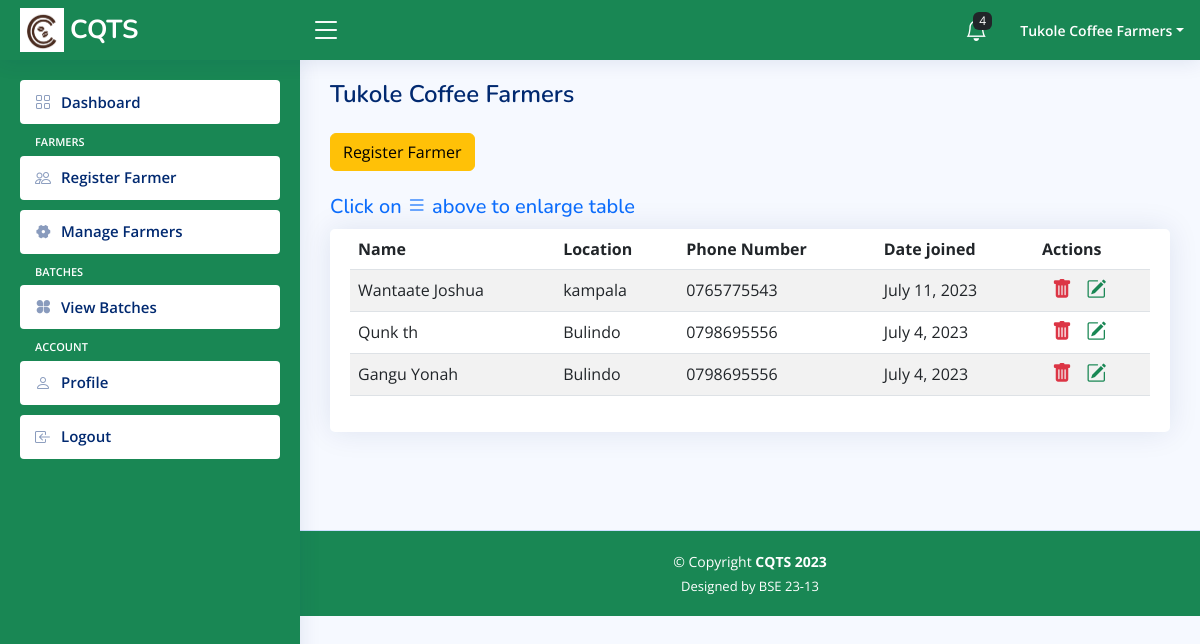
The app's page /cooperative-manage-farmers (signed in) with its own data.
### base/models.py (models this page shows, shortened)
class User(AbstractUser):
    email = models.EmailField(_("email address"), unique=True)
    name = models.CharField(max_length=200, null=True)
    username = None
    phone = models.CharField(max_length=200, null=True)
    location = models.CharField(max_length=200, null=True)
    group = models.ForeignKey(
        Group, on_delete=models.CASCADE, null=True, blank=True, related_name='group_user')
    created_at = models.DateTimeField(auto_now_add=True)
    updated_at = models.DateTimeField(auto_now=True)
    class Meta:
        ordering = ('-updated_at', '-created_at')
    USERNAME_FIELD = 'email'
    REQUIRED_FIELDS = []
    objects = CustomUserManager()

class Farmer(models.Model):
    name = models.CharField(max_length=200, null=False)
    phone = models.CharField(max_length=200, null=False)
    location = models.CharField(max_length=200, null=True)
    operation_scale = models.CharField(max_length=200, null=True, blank=True)
    cooperative = models.ForeignKey(User, on_delete=models.CASCADE, limit_choices_to={'group__name': 'Cooperative'}, related_name='cooperative_farmers'
                                    )
    created_at = models.DateTimeField(auto_now_add=True)
    updated_at = models.DateTimeField(auto_now=True)
    class Meta:
        ordering = ('-updated_at', '-created_at')

### base/views.py (the view)
# urls.py: path('cooperative-manage-farmers', views.cooperativeFarmersView, name='cooperative-manage-farmers'),
@login_required(login_url='cooperative-login')
def cooperativeFarmersView(request):
    farmers = Farmer.objects.filter(cooperative=request.user)
    context = {'farmers': farmers}
    return render(request, 'base/cooperative/cooperative-manage-farmers.html', context)

### base/templates/base/cooperative/cooperative-manage-farmers.html (shortened to what this page needs)
{% extends 'cooperative-main.html' %}
{% block content %}
<main id="main" class="main">
    {% load static %}
    <div class="pagetitle">
        <h1>{{request.user.name}}</h1>
        <br>
        <a href="{% url 'cooperative-farmer-registration' %}" class="btn btn-warning">Register Farmer</a>
        <br>
        <br>
        <h5 class="text-primary inform-expand" id="inform-expand">Click on <i class="bi bi-list"></i> above to enlarge
            table</h5>
    </div>
    <section class="section">
        <div class="row">
            <div class="col-lg-12">
                <div class="card">
                    <div class="card-body">
                        <table class="table datatable table-striped">
                            <thead>
                                <tr>
                                    <th scope="col">Name</th>
                                    <th scope="col">Location</th>
                                    <th scope="col">Phone Number</th>
                                    <th scope="col">Date joined</th>
                                    <th scope="col">Actions</th>
                                </tr>
                            </thead>
                            <tbody>
                                {% for farmer in farmers %}
                                <tr>
                                    <td scope="row"> {{ farmer.name }} </td>
                                    <td> {{ farmer.location }} </td>
                                    <td> {{ farmer.phone }} </td>
                                    <td>{{ farmer.created_at.date }}</td>
                                    <td>
                                        <a href="{% url 'cooperative-delete-farmer' farmer.id %}" title="Delete" class="h5 text-danger"><i
                                                class="bi bi-trash-fill"></i></a>
                                        <a href="{% url 'cooperative-update-farmer' farmer.id %}" title="Edit" class="h5 text-success"><i
                                                class="bi bi-pencil-square"></i></a>
                                    </td>
                                </tr>
                                {% endfor %}
                            </tbody>
                        </table>
                    </div>
                </div>
            </div>
        </div>
    </section>
</main>
{% endblock %}

### templates/cooperative-main.html (shortened to what this page needs)
{% load static %}
<!DOCTYPE html>
<html lang="en">
<head>
    <link href="{% static 'assets/vendor/bootstrap/css/bootstrap.min.css' %}" rel="stylesheet">
    <link href="{% static 'assets/vendor/bootstrap-icons/bootstrap-icons.css' %}" rel="stylesheet">
    <link href="{% static 'assets/vendor/boxicons/css/boxicons.min.css' %}" rel="stylesheet">
    <link href="{% static 'assets/vendor/quill/quill.snow.css' %}" rel="stylesheet">
    <link href="{% static 'assets/vendor/quill/quill.bubble.css' %}" rel="stylesheet">
    <link href="{% static 'assets/vendor/remixicon/remixicon.css' %}" rel="stylesheet">
    <link href=" {% static 'assets/vendor/simple-datatables/style.css' %}" rel="stylesheet">
    <link href="{% static 'assets/css/style.css' %}" rel="stylesheet">
</head>
<body>
    <header id="header" class="header fixed-top d-flex align-items-center bg-success">
        <div class="d-flex align-items-center justify-content-between">
            <a href="{% url 'cooperative-home' %}" class="logo d-flex align-items-center">
                <img src="{% static 'assets/img/logo.png' %}" alt="">
                <span class="d-none d-lg-block">CQTS</span>
            </a>
            <i class="bi bi-list toggle-sidebar-btn"></i>
        </div>
        <nav class="header-nav ms-auto">
            <ul class="d-flex align-items-center">
                <li class="nav-item dropdown">
                    <a class="nav-link nav-icon" href="#" data-bs-toggle="dropdown">
                        <i class="bi bi-bell whiten"></i>
                        <span class="badge bg-dark badge-number">4</span>
                    </a>
                </li>
                <li class="nav-item dropdown pe-3">
                    <a class="nav-link nav-profile d-flex align-items-center pe-0" href="#" data-bs-toggle="dropdown">
                        <span class="d-none d-md-block dropdown-toggle ps-2" id="username">{{request.user.name}}</span>
                    </a>
                </li>
            </ul>
        </nav>
    </header>
    <aside id="sidebar" class="sidebar bg-success">
        <ul class="sidebar-nav" id="sidebar-nav">
            <li class="nav-item">
                <a class="nav-link collapsed" href="{% url 'cooperative-home' %}">
                    <i class="bi bi-grid"></i>
                    <span>Dashboard</span>
                </a>
            </li>
            <li class="nav-heading text-white">Farmers</li>
            <li class="nav-item">
                <a class="nav-link collapsed" href="{% url 'cooperative-farmer-registration' %}">
                    <i class="bi bi-people"></i>
                    <span>Register Farmer</span>
                </a>
            </li>
            <li class="nav-item">
                <a class="nav-link collapsed" href="{% url 'cooperative-manage-farmers' %}">
                    <i class="ri-settings-4-fill"></i>
                    <span>Manage Farmers</span>
                </a>
            </li>
            <li class="nav-heading text-white">Batches</li>
            <li class="nav-item">
                <a class="nav-link collapsed" href="{% url 'cooperative-view-batches'%}">
                    <i class="ri-apps-fill"></i>
                    <span>View Batches</span>
                </a>
            </li>
            <li class="nav-heading text-white">Account</li>
            <li class="nav-item">
                <a class="nav-link collapsed" href="{% url 'password_reset' %}">
                    <i class="bi bi-person"></i>
                    <span>Profile</span>
                </a>
            </li>
            <li class="nav-item">
                <a class="nav-link collapsed" href="{% url 'logout' %}">
                    <i class="bi bi-box-arrow-in-left"></i>
                    <span>Logout</span>
                </a>
            </li>
        </ul>
    </aside>
    {% block content %}
    {% endblock %}
    <footer id="footer" class="footer mt-5 bg-success">
        <div class="copyright">
            &copy; Copyright <strong><span>CQTS 2023</span></strong>
        </div>
        <div class="credits">
            Designed by <span>BSE 23-13</span>
        </div>
    </footer>
</body>
</html>

### static/assets/css/style.css (style rules this page uses)
:root { scroll-behavior: smooth; }
body { font-family: "Open Sans", sans-serif; background: #f6f9ff; color: #444444; }
a { color: #4154f1; text-decoration: none; }
h1, h2, h3, h4, h5, h6 { font-family: "Nunito", sans-serif; }
#main { margin-top: 60px; padding: 20px 30px; transition: all 0.3s; }
.pagetitle { margin-bottom: 10px; }
.pagetitle h1 { font-size: 24px; margin-bottom: 0; font-weight: 600; color: #012970; }
.card { margin-bottom: 30px; border: none; border-radius: 5px; box-shadow: 0px 0 30px rgba(1, 41, 112, 0.1); }
.card-body { padding: 0 20px 20px 20px; }
.logo { line-height: 2; }
@media (min-width: 1200px) { .logo { width: 280px; } }
.logo img { max-height: 45px; margin-right: 6px; }
.logo span { font-size: 26px; font-weight: 700; color: #fff; font-family: "Nunito", sans-serif; }
.header { transition: all 0.5s; z-index: 997; height: 60px; box-shadow: 0px 2px 20px rgba(1, 41, 112, 0.1); background-color: #964B00; padding-left: 20px; }
.header .toggle-sidebar-btn { font-size: 32px; padding-left: 10px; cursor: pointer; color: #fff; }
.header-nav ul { list-style: none; }
.header-nav>ul { margin: 0; padding: 0; }
.header-nav .nav-icon { font-size: 22px; color: #012970; margin-right: 25px; position: relative; }
.header-nav .nav-profile { color: #012970; }
.header-nav .nav-profile span { font-size: 14px; font-weight: 600; }
.header-nav .whiten { color: #fff; }
.header-nav .badge-number { position: absolute; inset: -2px -5px auto auto; font-weight: normal; font-size: 12px; padding: 3px 6px; }
.header-nav .nav-item .nav-link #username { color: #fff; }
.sidebar { position: fixed; top: 60px; left: 0; bottom: 0; width: 300px; z-index: 996; transition: all 0.3s; padding: 20px; overflow-y: auto; scrollbar-width: thin; scrollbar-color: #aab7cf transparent; box-shadow: 0px 0px 20px rgba(1, 41, 112, 0.1); background-color: #964B00; }
@media (min-width: 1200px) { #main, #footer { margin-left: 300px; } }
.sidebar-nav { padding: 0; margin: 0; list-style: none; }
.sidebar-nav li { padding: 0; margin: 0; list-style: none; }
.sidebar-nav .nav-item { margin-bottom: 10px; }
.sidebar-nav .nav-heading { font-size: 11px; text-transform: uppercase; color: #899bbd; font-weight: 600; margin: 10px 0 5px 15px; }
.sidebar-nav .nav-link { display: flex; align-items: center; font-size: 15px; font-weight: 600; color: #4154f1; transition: 0.3; background: #f6f9ff; padding: 10px 15px; border-radius: 4px; }
.sidebar-nav .nav-link i { font-size: 16px; margin-right: 10px; color: #012970; }
.sidebar-nav .nav-link.collapsed { color: #012970; background: #fff; }
.sidebar-nav .nav-link.collapsed i { color: #899bbd; }
.datatable a { margin-left: 10px; }
.footer { background-color: #964B00; padding: 20px 0; font-size: 14px; transition: all 0.3s; border-top: 1px solid #cddfff; color: #fff; }
.footer .copyright { text-align: center; color: #fff; }
.footer .credits { padding-top: 5px; text-align: center; font-size: 13px; color: #fff; }

### records on screen
User: user.name "Tukole Coffee Farmers"
Farmer: name "Wantaate Joshua", location "kampala", phone "0765775543", created_at "July 11, 2023"
Farmer: name "Qunk th", location "Bulindo", phone "0798695556", created_at "July 4, 2023"
Farmer: name "Gangu Yonah", location "Bulindo", phone "0798695556", created_at "July 4, 2023"
